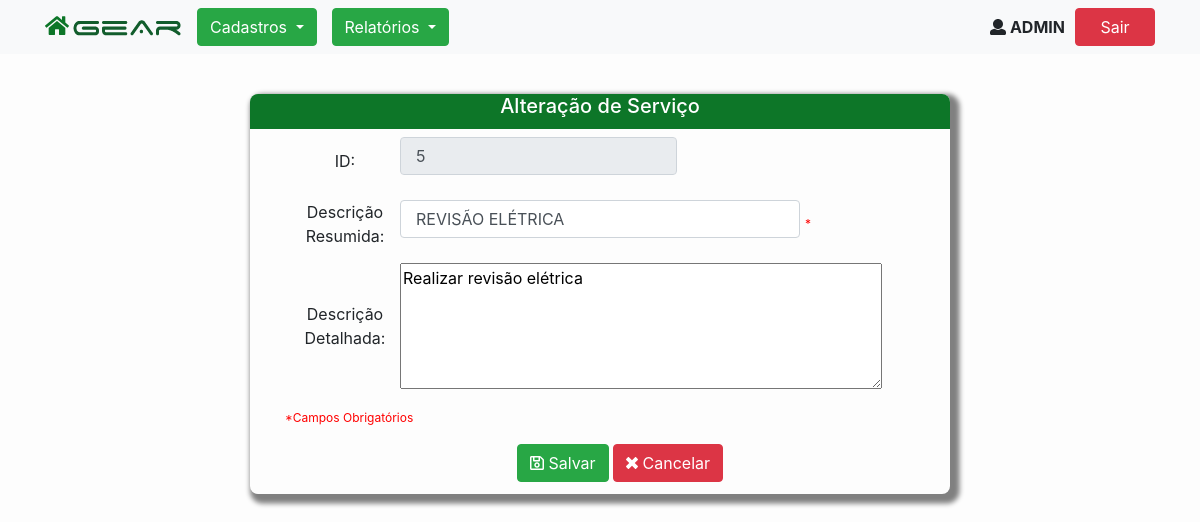
/servico-form-alteracao.php?id=5 (signed in), run on the app's committed database.
### tables this page shows
CREATE TABLE `tb_servico` (
  `id` int(11) NOT NULL AUTO_INCREMENT,
  `descricao_resumida` varchar(25) NOT NULL,
  `descricao_detalhada` varchar(250) DEFAULT NULL,
  `cnpj_empresa` varchar(14) NOT NULL,
  PRIMARY KEY (`id`)
);

### ServicoBO.php (called while the page is built, shortened)
<?php
require_once 'Servico.php';
class ServicoBO {
    public static function findById($id){
        $cnpj = $_SESSION['login']['cnpj_empresa'];
        $sql = "SELECT id, descricao_resumida, descricao_detalhada, cnpj_empresa FROM tb_servico WHERE id = :id AND cnpj_empresa = :cnpj_empresa ORDER BY descricao_resumida";
        $DB = db_connect();
        $stmt = $DB->prepare($sql);
        $stmt->bindParam(':id', $id);
        $stmt->bindParam(':cnpj_empresa', $cnpj);
        $stmt->execute();
        $servicos=$stmt->fetchAll(PDO::FETCH_CLASS, 'Servico');
        return $servicos[0];
    }
}

### Servico.php (called while the page is built, shortened)
<?php
class Servico
{
    private $id;
    private $descricao_resumida;
    private $descricao_detalhada;
    public function getId()
    {
        return $this->id;
    }
    public function getDescricaoResumida()
    {
        return $this->descricao_resumida;
    }
    public function getDescricaoDetalhada()
    {
        return $this->descricao_detalhada;
    }
}

### servico-form-alteracao.php (the view)
<?php
	include('header.php');
	require('ServicoBO.php');
	$id=$_GET['id'];
	$servico= ServicoBO::findById($id);
?>
<div class="containerprincipal">
	<h5>Alteração de Serviço</h5>
	<form method="post" class="form-inline" role="form" action="servico-acao-alterar" id="form-servico">
		<div class="containerg">
			<fieldset>
				<div class="form-group">
					<label for="id">ID:</label>
					<input   required maxlength="5" type="text" class="form-control" name="id" id="id" readonly="readonly"  value="<?= $servico->getId()?>" />
				</div>
				<div class="form-group">
					<label for="servico">Descrição Resumida:</label>
					<input type="text" name="cservico" id="servico" class="form-control"  required maxlength="25" value="<?= $servico->getDescricaoResumida()?>" />
					<span class="error">
						*
					</span>
				</div>
				<div class="form-group">
					<label for="descricao">Descrição Detalhada:</label>
					<textarea name="tdesc" id="cdesc" cols="45" rows="5" maxlength="250"><?= $servico->getDescricaoDetalhada()?></textarea>
				</div>
			</fieldset>
		</div>
	<p>
			<span class="error">
				<font>
					*Campos Obrigatórios
				</font>
			</span>
		</p>
		<div class="containerb centralizar">
			<fieldset>
				<button type="submit" class="btn btn-success" id="btn-salvar">
					<span>
						<i class="far fa-save"></i> Salvar
					</span>
				</button>
				<button type="button" class="btn btn-danger" id="btn-cancelar" onclick="cancelar()">
					<span>
						<i class="fas fa-times"></i> Cancelar
					</span>
				</button>
			</fieldset>
		</div>
	</form>
</div>
	<?php include('footer.php')?>

### css/fa-svg-with-js.css (style rules this page uses)
svg:not(:root).svg-inline--fa { overflow: visible; }
.svg-inline--fa { display: inline-block; font-size: inherit; height: 1em; overflow: visible; vertical-align: -.125em; }
.svg-inline--fa.fa-w-12 { width: 0.75em; }
.svg-inline--fa.fa-w-14 { width: 0.875em; }

### css/style.css (style rules this page uses)
body { text-align: center; background-color: #fdfdfd; }
input[type=text], input[type=password] { margin: auto; width: 320px; font-size: 16px; padding-left: 15px; margin-bottom: 10px; }
.centralizar { margin: auto; margin-top: 5em; text-align: center; }
h5 { background-color: #0d7628; color: white; border-top-left-radius: 8px; border-top-right-radius: 8px; height: 35px; text-align: center; }
.form-group label { float: left; text-align: center; width: 50px; }
.containerb { padding-left: 40px; margin: 0px; min-width: 700px; }
.containerprincipal { padding-top: 0px; background: white; background-color: #fdfdfd; margin: auto; width: 700px; height: 400px; box-shadow: 0.3em 0.3em 0.3em 0.3em #808080; border-radius: 8px; margin-top: 40px; }
#id { margin-left: 12px; }
.centralizar { text-align: center; }
.form-group { padding-bottom: 15px; }
p { padding-left: 35px; }
span.error { text-align: : left; font-size: 12px; color: red; }
#id { margin-left: 30px; }
.containerg { width: 650px; margin-left: 30px; padding-left: 40px; padding-bottom: 0px; }
#servico { width: 400px; margin-left: 30px; margin-right: 5px; }
#cdesc { margin-left: 30px; }

### data on the page
tb_servico: id "5", cservico "REVISÃO ELÉTRICA", tdesc "Realizar revisão elétrica"

### other printed values
$_SESSION['login']['usuario'] "ADMIN"
